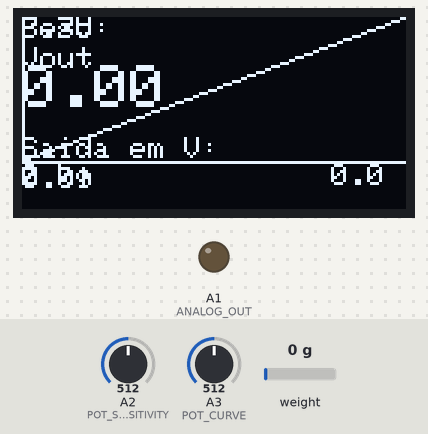
A sketch run on a simulated Arduino Nano, built with avr-gcc and run on an emulated ATmega328P. On the bench: 128×64 one-colour display, output pins drawn as LEDs (lit = HIGH). Inputs (shaded band) come from the test bench; at power-on: weight on the scale 0 g, A2 (POT_SENSITIVITY) = 512, A3 (POT_CURVE) = 512. What the sketch prints to the serial monitor is not drawn.

Above: at 2.6 s.
2.7 s: weight on the scale set to 920 g
At 3.8 s:
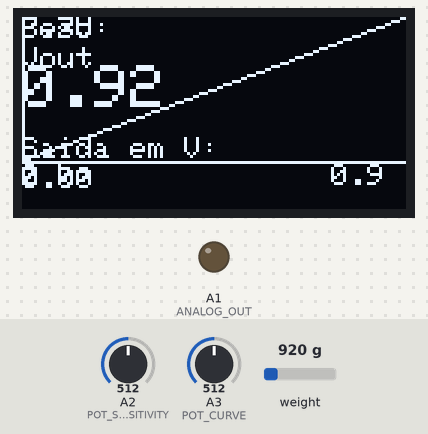
4.7 s: weight on the scale set to 1058 g
At 6.3 s:
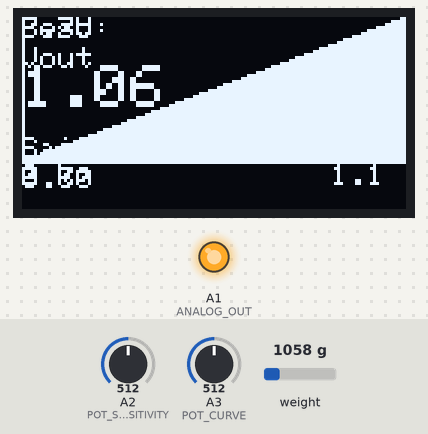
7.0 s: A2 (POT_SENSITIVITY) set to 500
At 8.9 s:
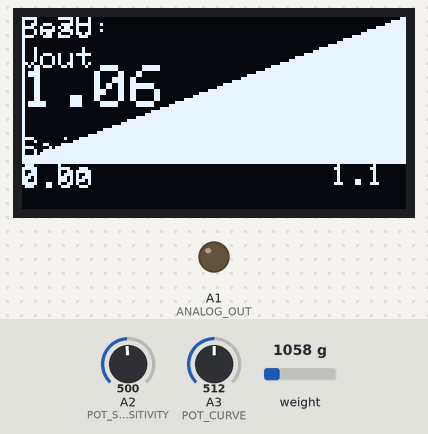
9.2 s: A3 (POT_CURVE) set to 716
At 10.9 s:
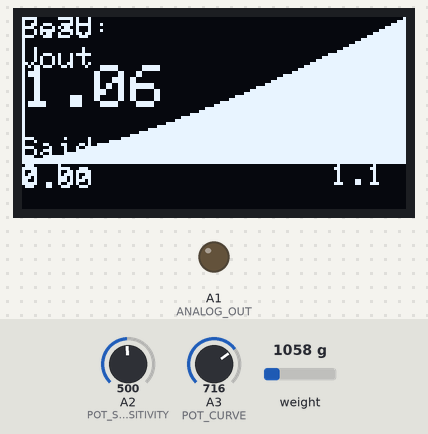
11.6 s: A3 (POT_CURVE) set to 900
At 13.0 s:
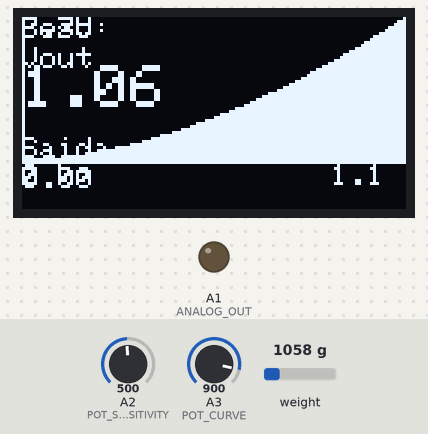
14.0 s: A2 (POT_SENSITIVITY) set to 716
At 15.2 s:
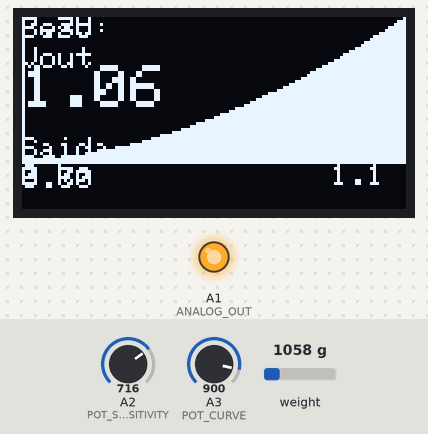
Timing chart, 0 to 17.0 s (numbered marks = the images above; inputs shaded):
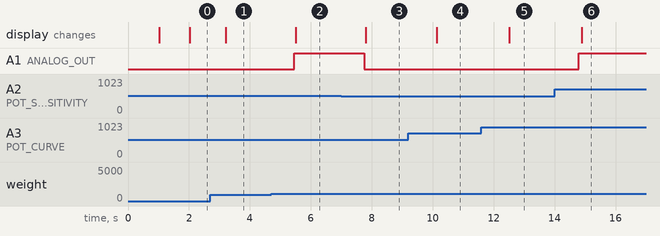

Measured:
- the behaviour switches between 999 and 1000 g on weight on the scale (found by bisection; images 1 and 2)
- the behaviour switches between 512 and 511 on A2 (POT_SENSITIVITY) (found by bisection; images 2 and 3)
- after the input at 2.7 s, the display: changes after 0.51 s (image 1)
- after the input at 4.7 s, A1 (ANALOG_OUT): LOW → HIGH after 0.75 s; the display: changes after 0.80 s (image 2)
- after the input at 7.0 s, A1 (ANALOG_OUT): HIGH → LOW after 0.75 s; the display: changes after 0.80 s (image 3)
- after the input at 9.2 s, the display: changes after 0.93 s (image 4)
- after the input at 11.6 s, the display: changes after 0.91 s (image 5)
- after the input at 14.0 s, A1 (ANALOG_OUT): LOW → HIGH after 0.80 s; the display: changes after 0.88 s (image 6)

The sketch:

G29BS_V0_3.ino
```cpp
#include <HX711.h>            // Biblioteca para o amplificador HX711
#include <Wire.h>             // Biblioteca para comunicação I2C
#include <Adafruit_GFX.h>     // Biblioteca para gráficos na tela OLED
#include <Adafruit_SSD1306.h> // Biblioteca para display OLED SSD1306

// Definições dos pinos
#define DT_PIN 3       // Pino DT do HX711 no pino digital 3 do Arduino Nano
#define SCK_PIN 4      // Pino SCK do HX711 no pino digital 4 do Arduino Nano
#define OLED_RESET -1  // Reset do display OLED, não necessário no Nano
#define ANALOG_OUT A1  // Saída analógica para a porta A1
#define POT_SENSITIVITY A2 // Potenciômetro para ajuste de sensibilidade
#define POT_CURVE A3       // Potenciômetro para ajuste da curva de resposta

// Configuração do display OLED
Adafruit_SSD1306 display(128, 64, &Wire, OLED_RESET);
HX711 scale;

// Configurações iniciais para o HX711
const float MAX_VOLTAGE = 3.3;      // Limite de tensão para o pedal
const float CALIBRATION_FACTOR = -44.765419; // Fator de calibração da célula de carga
const long OFFSET = 1877599;        // Offset inicial para zero
const int GRAPH_WIDTH = 128;        // Largura do gráfico (em pixels)
const int GRAPH_HEIGHT = 48;        // Altura do gráfico (em pixels)

float maxWeightDetected = 0.0; // Variável para armazenar o valor máximo de peso detectado

void setup() {
  Serial.begin(9600);
  scale.begin(DT_PIN, SCK_PIN);
  scale.set_offset(OFFSET);
  scale.set_scale(CALIBRATION_FACTOR);

  // Realiza a tara para zerar a leitura
  scale.tare();

  display.begin(SSD1306_SWITCHCAPVCC, 0x3C);
  display.clearDisplay();
  display.setTextSize(1);
  display.setTextColor(WHITE);

  Serial.println("Sistema inicializado. Pedal de freio em operação...");
}

void loop() {
  // Leitura do peso em kg
  float weight = scale.get_units(10) / 1000.0; // Divide por 1000 para converter gramas para kg

  // Atualiza o valor máximo detectado
  if (weight > maxWeightDetected) {
    maxWeightDetected = weight;
  }

  // Ajuste de sensibilidade com potenciômetro
  int potValue = analogRead(POT_SENSITIVITY);
  float sensitivityFactor = map(potValue, 0, 1023, 0.5, 2.0); // Ajusta a sensibilidade

  // Ajuste de curva com potenciômetro
  int potCurve = analogRead(POT_CURVE);
  float curveFactor = (float)map(potCurve, 0, 1023, -100, 100) / 100.0; // Valor entre -1 e +1 para controle da curva

  // Aplica a curva de resposta ao peso normalizado
  float normalizedWeight = weight / maxWeightDetected; // Normaliza o peso entre 0 e 1
  float adjustedWeight;
  if (curveFactor > 0) {
    // Curva exponencial
    adjustedWeight = pow(normalizedWeight, 1.0 + curveFactor);
  } else if (curveFactor < 0) {
    // Curva logarítmica invertida
    adjustedWeight = 1 - pow(1 - normalizedWeight, 1.0 - curveFactor);
  } else {
    // Curva linear
    adjustedWeight = normalizedWeight;
  }

  // Ajusta o peso final com o fator de sensibilidade
  adjustedWeight *= sensitivityFactor * maxWeightDetected;

  // Calcula o valor de saída PWM com base no peso ajustado
  int pwmOutput = map(adjustedWeight, 0, maxWeightDetected, 0, 255);
  pwmOutput = constrain(pwmOutput, 0, 255); // Limita a saída para 3.3V (255 de PWM)

  analogWrite(ANALOG_OUT, pwmOutput);

  // Exibe no monitor serial
  Serial.print("Peso: ");
  Serial.print(weight, 2);
  Serial.print(" kg, Saída: ");
  Serial.print((float)pwmOutput * (MAX_VOLTAGE / 255), 2); // Conversão para volts
  Serial.println(" V");

  // Atualiza o display OLED
  display.clearDisplay();

  // Exibe o valor do peso e a saída de tensão no OLED
  display.setCursor(0, 0);
  display.print("Peso:");
  display.setCursor(0, 16);
  display.setTextSize(2);
  display.print(weight, 2);
  display.setTextSize(1);
  display.setCursor(0, 40);
  display.print("Saida em V:");
  display.setCursor(0, 50);
  display.print((float)pwmOutput * (MAX_VOLTAGE / 255), 2);

  // Desenha o gráfico de resposta no OLED
  display.drawLine(0, GRAPH_HEIGHT, GRAPH_WIDTH, GRAPH_HEIGHT, WHITE); // Eixo X
  display.drawLine(0, 0, 0, GRAPH_HEIGHT, WHITE);                      // Eixo Y

  // Rótulos dos eixos e valores máximos
  display.setCursor(0, GRAPH_HEIGHT + 1);
  display.print("0 kg");
  display.setCursor(GRAPH_WIDTH - 25, GRAPH_HEIGHT + 1);
  display.print(maxWeightDetected, 1); // Mostra o valor máximo detectado como limite do eixo X
  display.setCursor(0, 0);
  display.print("3.3V"); // Valor máximo do eixo Y (3.3V)
  display.setCursor(0, 10);       // Posiciona Vout logo abaixo do 3.3
  display.print("Vout");          // Rótulo do eixo Y

  // Desenha a curva de resposta ajustada e preenche a área até a curva
  int fillWidth = map(weight, 0, maxWeightDetected, 0, GRAPH_WIDTH); // Mapeia o peso atual para a largura da tela
  for (int x = 0; x < GRAPH_WIDTH; x++) {
    float normalizedPos = (float)x / GRAPH_WIDTH;
    float curveY;

    // Ajuste da curva com base no fator
    if (curveFactor > 0) {
      curveY = pow(normalizedPos, 1.0 + curveFactor);
    } else if (curveFactor < 0) {
      curveY = 1 - pow(1 - normalizedPos, 1.0 - curveFactor);
    } else {
      curveY = normalizedPos;
    }

    int y = GRAPH_HEIGHT - (curveY * GRAPH_HEIGHT);
    display.drawPixel(x, y, WHITE);

    // Preenche a área inferior até a curva, somente até o valor atual
    if (x <= fillWidth) {
      display.drawLine(x, GRAPH_HEIGHT, x, y, WHITE);
    }
  }

  display.display();
  delay(100); // Atraso para atualização de leitura
}
```
